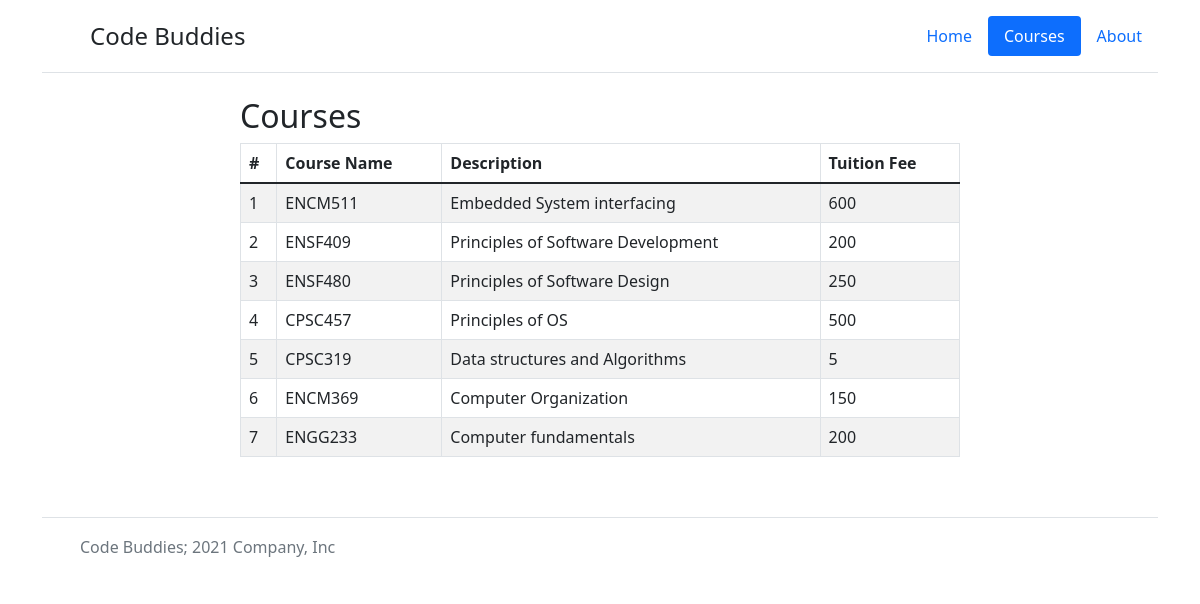
The page /demo/courses.php on the database as committed earlier.
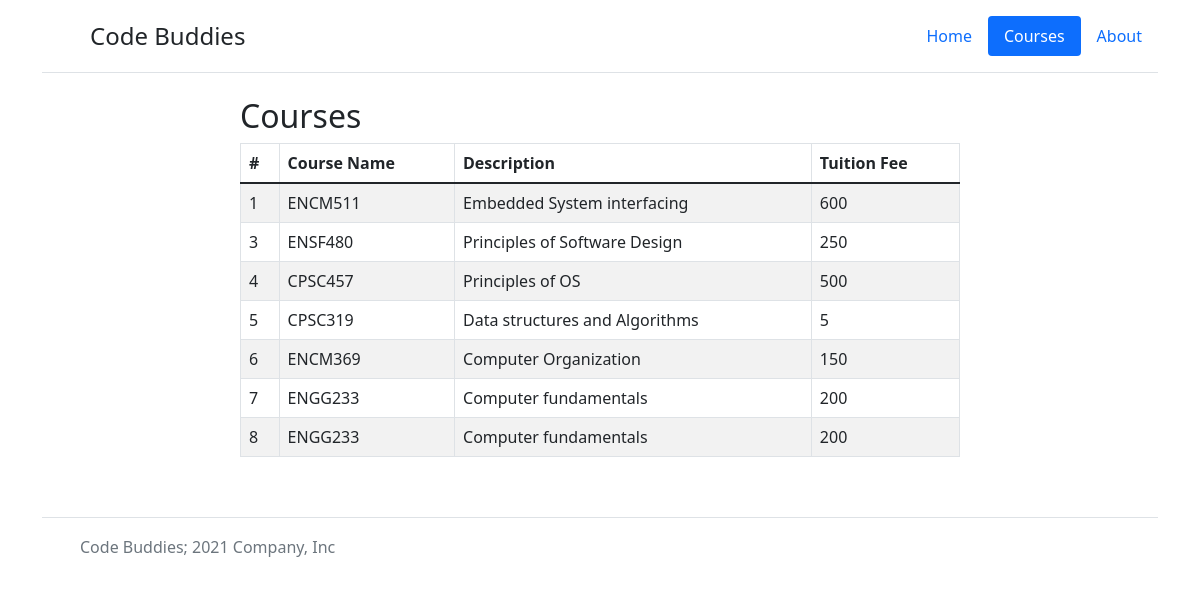
The same page on the database as committed later.
### tables this page shows
CREATE TABLE `software_courses` (
  `id` int(255) NOT NULL,
  `course_name` varchar(255) NOT NULL,
  `description` varchar(255) DEFAULT NULL,
  `tuition_fee` int(11) NOT NULL
);

### demo/Model/Database.php (called while the page is built, shortened)
<?php
class Database
{
    protected $connection = null;
    public function __construct()
    {
        try {
            $this->connection = new mysqli(DB_SERVER, DB_USERNAME, DB_PASSWORD, DB_NAME);
        } catch (Exception $e) {
            throw new Exception($e->getMessage());
        }
    }
    public function select($query = "" , $params = [])
    {
        try {
            $stmt = $this->executeStatement( $query , $params );
            $result = $stmt->get_result()->fetch_all(MYSQLI_ASSOC);
            return $result;
        } catch(Exception $e) {
            throw New Exception( $e->getMessage() );
        }
        return false;
    }
    public function executeStatement($query = "" , $params = [])
    {
        try {
            $stmt = $this->connection->prepare( $query );
            if($params ) {
                $stmt->bind_param($params[0], $params[1]);
            }
            $stmt->execute();
            return $stmt;
        } catch(Exception $e) {
            throw New Exception( $e->getMessage() );
        }
    }
}

### demo/Model/SoftwareCoursesModel.php (called while the page is built, shortened)
<?php
require_once  PROJECT_ROOT_PATH . "/Model/Database.php";
class SoftwareCoursesModel extends Database
{
    public function getSoftwareCourses($limit)
    {
        return $this->select("SELECT * FROM software_courses LIMIT ?", ["i", $limit]);
    }
}
?>

### demo/courses.php (the view, shortened to what this page needs)
<html lang="en">
  <head>
<link href="./assets/dist/css/bootstrap.min.css" rel="stylesheet">
    <link href="./css/table-style.css" rel="stylesheet">
  </head>
  <body>
    <main>
      <div class="container">
        <header class="d-flex flex-wrap justify-content-center py-3 mb-4 border-bottom">
          <a href="./index.php" class="d-flex align-items-center mb-3 mb-md-0 me-md-auto text-dark text-decoration-none">
            <svg class="bi me-2" width="40" height="32"><use xlink:href="#bootstrap"/></svg>
            <span class="fs-4">Code Buddies</span>
          </a>
          <ul class="nav nav-pills">
            <li class="nav-item"><a href="./" class="nav-link" aria-current="page">Home</a></li>
            <li class="nav-item"><a href="./courses.php" class="nav-link active">Courses</a></li>
            <li class="nav-item"><a href="./about.php" class="nav-link">About</a></li>
          </ul>
        </header>
      </div>
      <?php
      $courseModel= new SoftwareCoursesModel();
      $result=$courseModel->getSoftwareCourses(100);
        if(count ($result) > 0){
            echo '<h2 class="course-page-table-title">Courses</h2>';
            echo '<div class="course-page mx-auto">';
                echo '<table class="table table-bordered table-striped courses">';
                  echo "<thead>";
                      echo "<tr>";
                      echo "<th>#</th>";
                      echo "<th>Course Name</th>";
                      echo "<th>Description</th>";
                      echo "<th>Tuition Fee</th>";
                      echo "</tr>";
                  echo "</thead>";
                  echo "<tbody>";
                    foreach ($result as $row){
                        echo "<tr>";
                        echo "<td>" . $row['id'] . "</td>";
                        echo "<td>" . $row['course_name'] . "</td>";
                        echo "<td>" . $row['description'] . "</td>";
                        echo "<td>" . $row['tuition_fee'] . "</td>";
                        echo "</tr>";
                    }
                  echo "</tbody>";
                echo "</table>";
            echo '</div>';
        }
        else
        {
          echo '<div class="alert alert-danger"><em>No records were found.</em></div>';
        }
      ?>
      <div class="container">
        <footer class="d-flex flex-wrap justify-content-between align-items-center py-3 my-4 border-top">
          <div class="col-md-4 d-flex align-items-center">
            <a href="/" class="mb-3 me-2 mb-md-0 text-muted text-decoration-none lh-1">
              <svg class="bi" width="30" height="24"><use xlink:href="#bootstrap"/></svg>
            </a>
            <span class="text-muted">Code Buddies; 2021 Company, Inc</span>
          </div>
          <ul class="nav col-md-4 justify-content-end list-unstyled d-flex">
            <li class="ms-3"><a class="text-muted" href="#"><svg class="bi" width="24" height="24"><use xlink:href="#twitter"/></svg></a></li>
            <li class="ms-3"><a class="text-muted" href="#"><svg class="bi" width="24" height="24"><use xlink:href="#instagram"/></svg></a></li>
            <li class="ms-3"><a class="text-muted" href="#"><svg class="bi" width="24" height="24"><use xlink:href="#facebook"/></svg></a></li>
          </ul>
        </footer>
      </div>
    </main>
  </body>
</html>

Rows that differ between the two databases and show on the page:
removed software_courses: id "2", course_name "ENSF409", description "Principles of Software Development", tuition_fee "200"
added software_courses: id "8", course_name "ENGG233", description "Computer fundamentals", tuition_fee "200"
